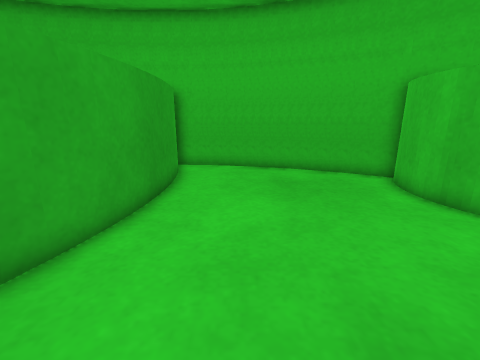
View 1 (above)

12 first-person views from a walk through a world built for the Gazebo simulator. The camera is 0.64 m above the floor, tilts 14° down and sees 90° across. The floor is counted in squares, 0.25 m on a side. Each view is taken from the middle of a square. On the plan, view 1 faces up. The plan holds only what a view shows up to about 17 squares ahead; the rest is blank. The place goes on beyond the plan.

View 2
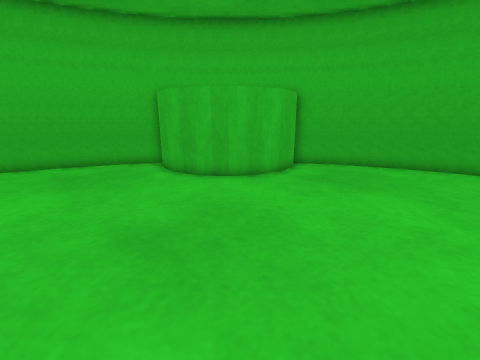

View 3
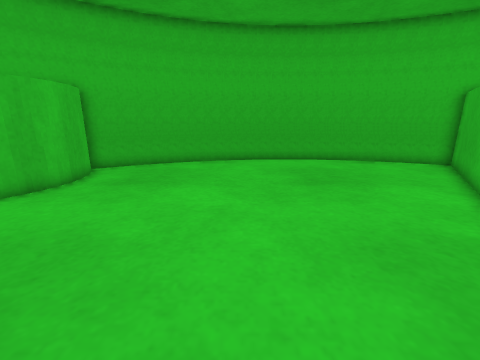

View 4
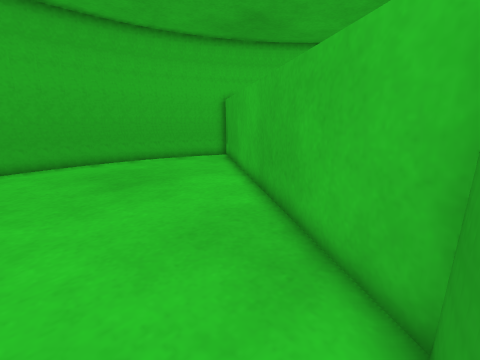

View 5
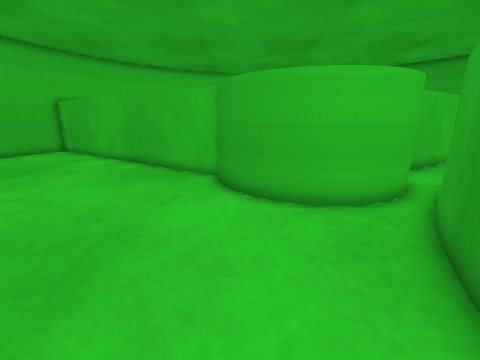

View 6
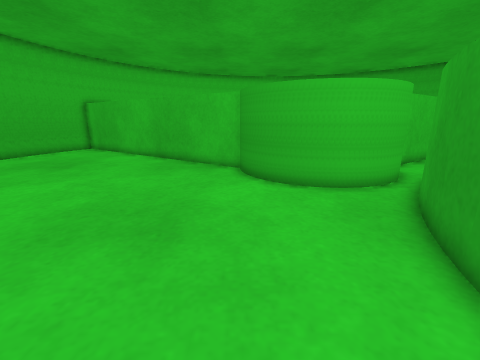

View 7
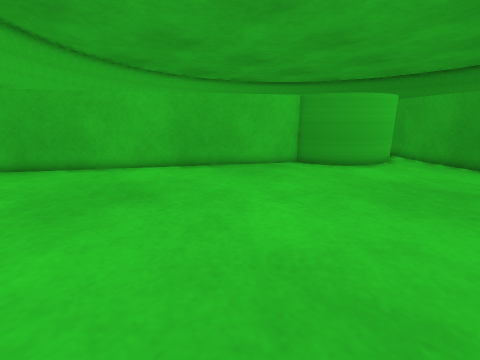

View 8
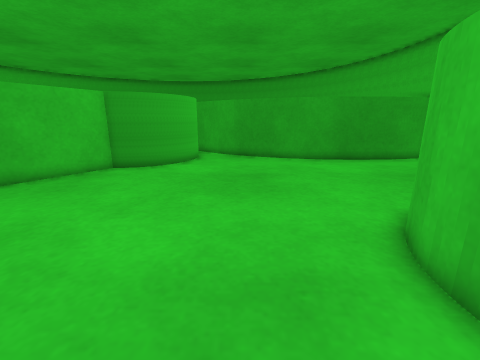

View 9
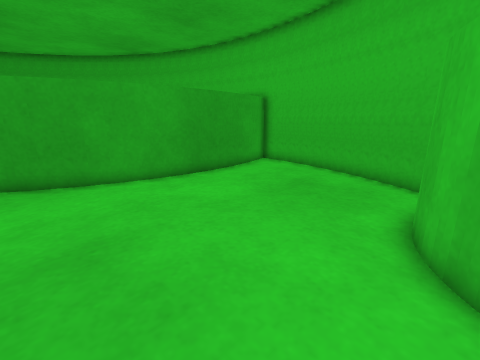

View 10
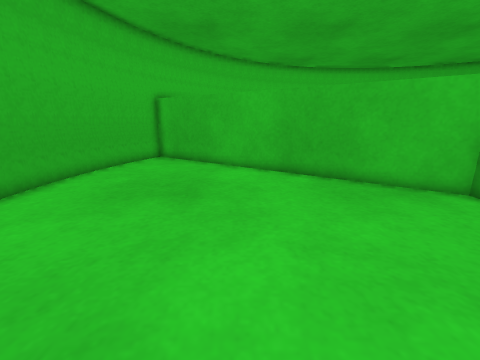

View 11
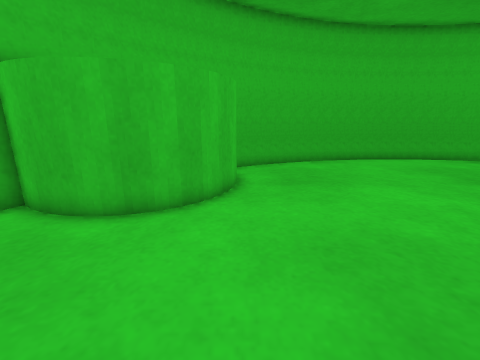

View 12
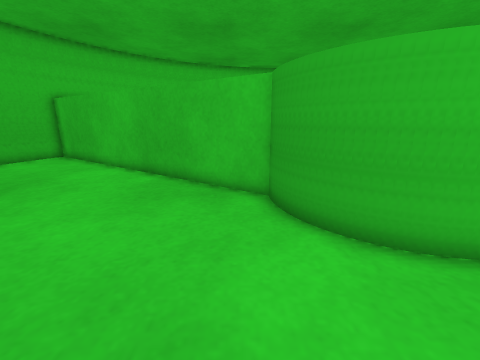

### Floor plan
Points are (right, up) in squares from view 1. A wall is a line through its corners. A room is listed if a view was taken in it or the views show most of it. See-through windows are left out.
Room 1 (views 1, 2, 3, 4, 5, 6, 7, 8, 9, 10, 11, 12)
walls: (8.5, 4.5) (8.1, 4.7) (7.7, 4.9); (7.8, 4.9) (7.4, 5.2); (9, 4.3) (8.3, 4.6); (7.5, 5.1) (7.2, 5.5); (7.3, 5.3) (6.9, 5.8); (9.7, 4.2) (8.9, 4.3); (7, 5.7) (6.6, 6.3); (10.2, 4.1) (9.5, 4.2); (6.7, 6.1) (6.4, 6.7); (11, 4.2) (10.5, 4.1) (10, 4.1); (6.4, 6.6) (6.3, 7.2); (11.3, 4.3) (10.8, 4.2); (6.3, 7.1) (6.2, 7.7); (11.8, 4.5) (11.2, 4.3); (6.2, 7.5) (6.1, 8); (12.1, 4.6) (11.7, 4.4); (-0.4, -4.2) (-0.2, -4.7); (-0.9, -3.5) (-0.6, -3.9) (-0.4, -4.3); (-0.3, -4.5) (-0.1, -5.1); (-1.1, -3.2) (-0.8, -3.6); (-0.1, -5) (0, -5.7); (6.2, 7.9) (6.1, 8.4); (-1.4, -3) (-1, -3.3); (-1.7, -2.7) (-1.3, -3); (0, -5.6) (0, -6) (13.8, -15.3); (6.1, 8.3) (6.2, 8.8); (13.2, 4.2) (12, 6.1); (-2.1, -2.5) (-1.6, -2.8); (6.2, 8.6) (6.3, 9.2); (-2.4, -2.3) (-2, -2.5); (14.6, 1.6) (13.1, 4.5); (14.9, 0.6) (14.4, 1.8); (6.2, 9) (6.4, 9.6); (-3, -2.1) (-2.3, -2.4); (6.4, 9.4) (6.5, 9.9); (-3.4, -2) (-2.8, -2.2); (6.5, 9.8) (6.8, 10.4); (-3.7, -2) (-3.2, -2.1); (7.9, 10.1) (6.1, 11.3); (15.8, -3.1) (15.4, -1.1) (14.8, 0.9); (-4, 2.7) (-5.1, 0.6); (-4.2, -2) (-3.6, -2); (-3.8, 3.5) (-4.1, 2.5); (-3.1, 5.7) (-3.8, 3.3); (-4.6, -2) (-4.1, -2); (7.1, 10.8) (6.6, 11); (-5.1, 0.7) (-6.1, -0.8); (16, -5) (15.8, -3); (-5, -2.1) (-4.5, -2); (6.3, 11.2) (3.4, 12.7); (-2.9, 7.2) (-3.2, 5.5); (-5.3, -2.2) (-4.8, -2.1); (-6, -0.6) (-6.6, -1.4); (-2.8, 8.7) (-2.9, 7.1); (3.8, 12.4) (1.6, 13.3); (15.9, -8) (16, -4.9); (15.8, -9) (15.9, -7.9); (-2.9, 10.2) (-2.8, 8.6); (2, 13.1) (-0.3, 13.7); (0.1, 13.6) (-1.9, 13.9); (15.2, -11.9) (15.8, -8.8); (-1.5, 13.9) (-4, 14); (-3.4, 13.4) (-2.8, 10.2); (14.1, -14.7) (15.2, -11.7); (13.6, -15.6) (14.2, -14.4)

Where each view was taken, in squares from view 1:
view 1: 0 up, 0 right, facing up
view 2: 3 down, 0 right, facing up-right
view 3: 3 down, 0 right, facing right
view 4: 3 down, 0 right, facing down-right
view 5: 5 up, 1 left, facing down
view 6: 7 up, 0 right, facing down
view 7: 2 up, 13 right, facing down-left
view 8: 1 up, 13 right, facing left
view 9: 1 up, 7 right, facing up-left
view 10: 2 up, 8 right, facing down
view 11: 4 up, 0 right, facing right
view 12: 2 up, 1 right, facing down
